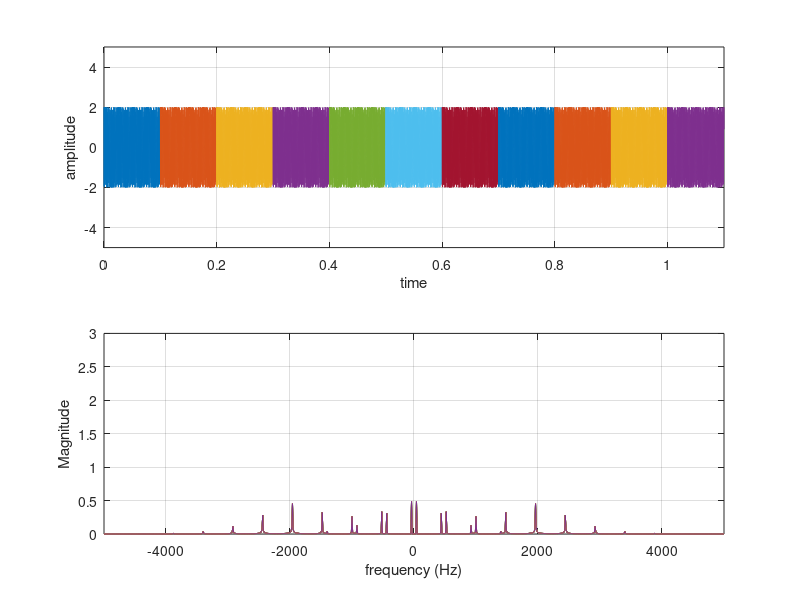

Recreate this plot in MATLAB.
clear all
close all
duration_signal=1;
Ac=2;
fc=1000;
kf=1440;
for T = 0:0.1:duration_signal  %%%% Duration 30 seconds with interval of 1 sec.
    if T==0
    display('Transmission Started')
     display (T)
    elseif (T==duration_signal) 
        display('Transmission ends: see the final result')
     display (T)
    else
            display('Transmission in progress: please wait')
     display (T)
    end 
   
    f=5;
    fs=10*fc;
    ts=1/fs;
    t = T:ts:(0.1+T);
    x1 = 1*sin(2*pi*480*t);
    m_t=Ac*fmmod(x1,fc,fs,kf);  %%% randi(5) takes random values between 1 to 5.
     N=length(m_t) ; 
    m_f=fft(m_t)/N;
    
    freqaxis=(linspace(-fs/2,fs/2, N));
   
    figure(1)
    
    hold all  %%% keeps the previous plots and everytime changes the color
    subplot(2,1,1), plot(t,m_t);
    xlabel('time')
    ylabel('amplitude')
    grid on
    axis([0  inf -5 5])   %%% first two are limits for x-axis, the other two are limits for y-axis: observe why 0 inf , and -5 5 are used here.
    hold on     %%% keeps the previous plots 
    subplot(2,1,2), plot(freqaxis,fftshift(abs(m_f)))
      xlabel('frequency (Hz)')
    ylabel('Magnitude')
    grid on
    axis([-inf inf 0 3])  %%% first two are limits for x-axis, the other two are limits for y-axis: observe why -inf inf , and 0 3 are used here. 
    
      
    pause(2)  %%%%% pauses for 2 seconds and then go for next loop increment.
end
